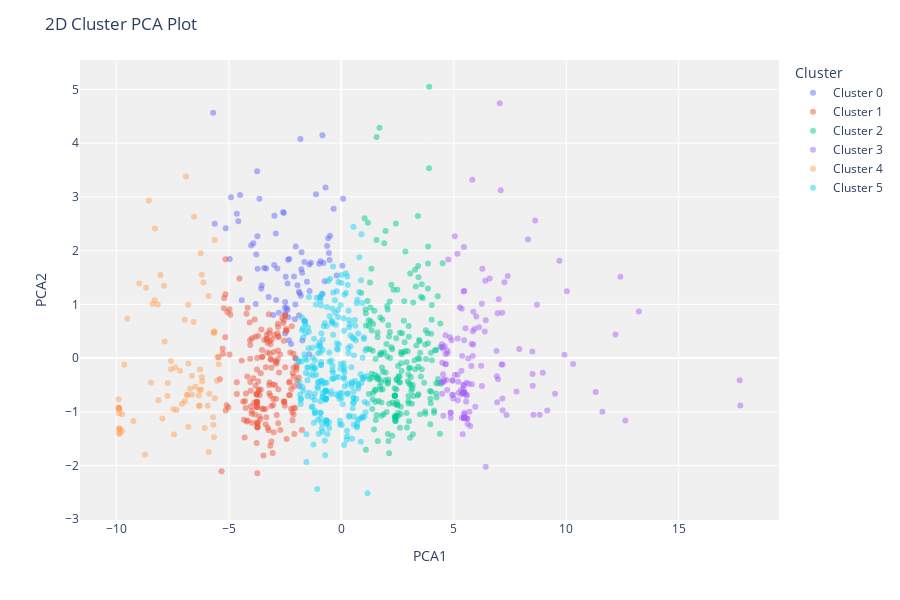

Notebook cell for this chart:
### Code cell
pc.plot_model(best_manzoku, plot = "cluster") #2次シルエット分析元平面分布

pc.plot_model(best_manzoku, plot="elbow") #エルボー法

pc.plot_model(best_manzoku, plot="silhouette") #シルエット分析

### Figure 1 — Plotly figure (JSON) as saved in the notebook; plotly's stock layout.template omitted (floating-point values rounded to 4 significant figures; data arrays with more than 128 entries replaced by an {"elided": "..."} marker saying what was removed)
{"data": [{"customdata": [[7], [8], [7], [6], [null], [7], [7], [8], [7], [null], [5], [7], [null], [6], [6], [6], [5], [7], [null], [7], [5], [7], [7], [8], [null], [null], [8], [6], [7], [8], [5], [5], [null], [5], [null], [null], [null], [null], [7], [null], [8], [8], [8], [6], [null], [7], [8], [null], [8], [null], [8], [6], [8], [5], [null], [5], [9], [10], [7], [7], [10], [7], [5], [7], [7], [null], [9], [6], [null], [7], [6], [5], [9], [7], [7], [7], [8], [10], [6], [4], [6], [null], [6], [9], [null]], "hovertemplate": "Cluster=Cluster 0<br>PCA1=%{x}<br>PCA2=%{y}<br>Feature=%{customdata[0]}<extra></extra>", "legendgroup": "Cluster 0", "marker": {"color": "#636efa", "opacity": 0.5, "symbol": "circle"}, "mode": "markers", "name": "Cluster 0", "orientation": "v", "showlegend": true, "textposition": "top center", "type": "scatter", "x": [-2.31, -0.5206, -4.579, -3.639, -2.391, -4.644, 0.08044, -1.73, -0.8387, -2.506, -1.412, -2.556, -3.427, -0.3416, -3.784, -1.421, -0.5505, -0.9179, -2.061, -3.72, -5.696, -1.126, -2.472, -0.6329, -4.903, -0.4973, -3.232, -2.585, -1.527, -1.884, -0.8536, -2.912, -0.7029, -0.2061, -2.39, -5.138, -3.805, -0.9507, -2.366, -2.503, -1.779, -1.818, -2.049, 0.04703, -2.419, -3.559, -2.355, -2.974, -1.35, -0.7391, -1.74, -1.425, -2.232, -2.105, -2.897, -0.7921, -4.5, -2.496, -4.962, -2.984, -1.868, -1.764, -2.028, -3.907, -3.538, -2.501, -1.947, -2.042, -1.847, -1.638, -0.9839, -2.331, -1.801, -4.006, -3.729, -2.845, -0.5857, -5.628, -2.775, -3.741, -1.639, -4.425, -3.028, -3.344, -1.879], "xaxis": "x", "y": [1.843, 1.825, 2.549, 2.966, 0.8944, 2.685, 2.965, 0.3279, 4.147, 0.9417, 1.248, 2.7, 1.678, 2.781, 1.93, 1.744, 1.957, 1.801, 0.7249, 1.662, 4.565, 3.05, 1.514, 2.087, 2.995, 2.279, 1.138, 2.72, 1.42, 1.233, 1.191, 2.319, 3.177, 1.54, 1.391, 2.418, 1.008, 1.135, 1.833, 0.8357, 1.655, 4.078, -0.0008136, 1.721, 0.9339, 1.293, 0.7598, 2.65, 1.777, 1.432, 1.587, 0.07079, 0.2646, 1.517, 1.082, 1.77, 3.034, 1.044, 1.844, 1.734, -0.5257, 1.971, 2.076, 2.14, 1.351, 0.4587, 1.354, 0.9988, 1.206, 1.791, 1.756, 0.3318, 1.159, 2.096, 2.268, 1.669, 2.233, 2.503, 0.8457, 3.477, 0.696, 1.077, 0.802, 1.667, 0.7978], "yaxis": "y"}, {"customdata": {"elided": "181x1 int values"}, "hovertemplate": "Cluster=Cluster 1<br>PCA1=%{x}<br>PCA2=%{y}<br>Feature=%{customdata[0]}<extra></extra>", "legendgroup": "Cluster 1", "marker": {"color": "#EF553B", "opacity": 0.5, "symbol": "circle"}, "mode": "markers", "name": "Cluster 1", "orientation": "v", "showlegend": true, "textposition": "top center", "type": "scatter", "x": {"elided": "181 float values"}, "xaxis": "x", "y": {"elided": "181 float values"}, "yaxis": "y"}, {"customdata": {"elided": "220x1 int values"}, "hovertemplate": "Cluster=Cluster 2<br>PCA1=%{x}<br>PCA2=%{y}<br>Feature=%{customdata[0]}<extra></extra>", "legendgroup": "Cluster 2", "marker": {"color": "#00cc96", "opacity": 0.5, "symbol": "circle"}, "mode": "markers", "name": "Cluster 2", "orientation": "v", "showlegend": true, "textposition": "top center", "type": "scatter", "x": {"elided": "220 float values"}, "xaxis": "x", "y": {"elided": "220 float values"}, "yaxis": "y"}, {"customdata": {"elided": "158x1 int values"}, "hovertemplate": "Cluster=Cluster 3<br>PCA1=%{x}<br>PCA2=%{y}<br>Feature=%{customdata[0]}<extra></extra>", "legendgroup": "Cluster 3", "marker": {"color": "#ab63fa", "opacity": 0.5, "symbol": "circle"}, "mode": "markers", "name": "Cluster 3", "orientation": "v", "showlegend": true, "textposition": "top center", "type": "scatter", "x": {"elided": "158 float values"}, "xaxis": "x", "y": {"elided": "158 float values"}, "yaxis": "y"}, {"customdata": [[null], [7], [8], [null], [8], [8], [6], [8], [8], [null], [5], [7], [7], [null], [7], [6], [null], [null], [9], [7], [7], [7], [6], [8], [null], [8], [null], [4], [7], [8], [10], [null], [5], [8], [6], [null], [9], [6], [8], [null], [8], [null], [8], [8], [8], [8], [7], [null], [7], [8], [6], [7], [8], [null], [null], [null], [5], [10], [5], [8], [null], [null], [6], [null], [null], [null], [5], [7], [8], [null], [10], [8], [8], [7], [7], [8], [null], [7], [null], [null], [null], [null], [5], [null], [null], [8], [6]], "hovertemplate": "Cluster=Cluster 4<br>PCA1=%{x}<br>PCA2=%{y}<br>Feature=%{customdata[0]}<extra></extra>", "legendgroup": "Cluster 4", "marker": {"color": "#FFA15A", "opacity": 0.5, "symbol": "circle"}, "mode": "markers", "name": "Cluster 4", "orientation": "v", "showlegend": true, "textposition": "top center", "type": "scatter", "x": [-6.904, -6.28, -6.184, -8.284, -8.3, -6.13, -9.644, -9.881, -8.158, -6.243, -5.906, -5.45, -8.392, -7.461, -5.634, -9.865, -7.883, -9.887, -6.952, -6.247, -8.135, -9.242, -6.304, -6.798, -6.841, -7.573, -7.57, -9.887, -9.887, -6.323, -9.887, -6.632, -5.658, -7.085, -5.621, -7.954, -5.944, -9.864, -7.852, -9.865, -6.854, -9.887, -6.294, -8.983, -9.896, -9.887, -6.339, -9.86, -8.041, -5.868, -8.727, -9.887, -7.434, -9.745, -6.722, -9.746, -6.961, -5.891, -9.887, -5.528, -9.887, -7.73, -9.86, -6.545, -7.173, -6.644, -6.203, -6.803, -7.38, -6.8, -6.566, -8.555, -6.491, -5.651, -8.46, -5.684, -9.517, -7.718, -5.685, -8.676, -7.324, -9.887, -5.641, -5.7, -6.198, -5.5, -6.073], "xaxis": "x", "y": [3.379, -0.214, -0.4303, 2.414, 1.076, 1.406, -0.1224, -1.027, 0.9972, -0.5833, 1.154, -0.1123, 1.009, -0.9516, 2.199, -1.31, 1.349, -0.9326, -0.8016, 1.95, -0.784, -1.168, -0.8843, -1.276, -0.6883, -0.05438, -0.2084, -0.9326, -0.9326, -0.8914, -0.9326, -0.6825, -1.471, -0.8473, -0.745, -1.124, -0.8854, -1.334, 0.3088, -1.31, -0.6868, -0.9326, -0.5952, 1.391, -0.7675, -0.9326, -0.6975, -1.404, 1.548, -0.6648, -1.799, -0.9326, -1.423, -1.045, -0.57, -1.353, 0.7133, -1.748, -0.9326, -0.419, -0.9326, -0.7064, -1.404, 2.629, -0.2362, -0.3297, 1.55, 0.9952, -0.1751, -0.1015, 0.6706, 2.934, -0.5325, 0.4616, -0.4577, 0.4846, 0.7338, -0.4613, -1.239, 1.309, -0.968, -0.9326, 0.4998, -1.102, -0.3538, 0.02441, -1.3], "yaxis": "y"}, {"customdata": {"elided": "255x1 int values"}, "hovertemplate": "Cluster=Cluster 5<br>PCA1=%{x}<br>PCA2=%{y}<br>Feature=%{customdata[0]}<extra></extra>", "legendgroup": "Cluster 5", "marker": {"color": "#19d3f3", "opacity": 0.5, "symbol": "circle"}, "mode": "markers", "name": "Cluster 5", "orientation": "v", "showlegend": true, "textposition": "top center", "type": "scatter", "x": {"elided": "255 float values"}, "xaxis": "x", "y": {"elided": "255 float values"}, "yaxis": "y"}], "layout": {"height": 600, "legend": {"title": {"text": "Cluster"}, "tracegroupgap": 0}, "margin": {"t": 60}, "plot_bgcolor": "rgb(240,240,240)", "title": {"text": "2D Cluster PCA Plot"}, "xaxis": {"anchor": "y", "domain": [0, 1], "title": {"text": "PCA1"}}, "yaxis": {"anchor": "x", "domain": [0, 1], "title": {"text": "PCA2"}}}}
